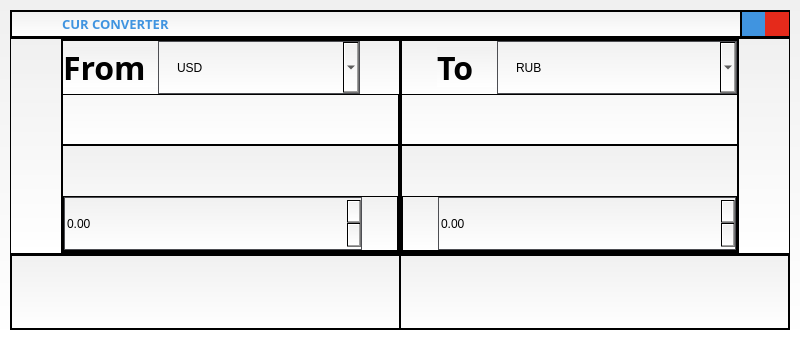
<?xml version="1.0" encoding="UTF-8"?>
<ui version="4.0">
 <class>MainWindow</class>
 <widget class="QMainWindow" name="MainWindow">
  <property name="geometry">
   <rect>
    <x>0</x>
    <y>0</y>
    <width>800</width>
    <height>340</height>
   </rect>
  </property>
  <property name="minimumSize">
   <size>
    <width>800</width>
    <height>340</height>
   </size>
  </property>
  <property name="maximumSize">
   <size>
    <width>800</width>
    <height>340</height>
   </size>
  </property>
  <property name="windowTitle">
   <string>MainWindow</string>
  </property>
  <widget class="QWidget" name="centralwidget">
   <property name="minimumSize">
    <size>
     <width>800</width>
     <height>340</height>
    </size>
   </property>
   <property name="maximumSize">
    <size>
     <width>800</width>
     <height>340</height>
    </size>
   </property>
   <property name="styleSheet">
    <string notr="true">background-color: qlineargradient(spread:pad, x1:0.511318, y1:0, x2:0.511455, y2:1, stop:0 rgba(240, 240, 240, 255), stop:1 rgba(255, 255, 255, 255));
</string>
   </property>
   <layout class="QVBoxLayout" name="drop_shadow_layout">
    <property name="spacing">
     <number>0</number>
    </property>
    <property name="leftMargin">
     <number>10</number>
    </property>
    <property name="topMargin">
     <number>10</number>
    </property>
    <property name="rightMargin">
     <number>10</number>
    </property>
    <property name="bottomMargin">
     <number>10</number>
    </property>
    <item>
     <widget class="QFrame" name="drop_shadow_frame">
      <property name="frameShape">
       <enum>QFrame::NoFrame</enum>
      </property>
      <property name="frameShadow">
       <enum>QFrame::Raised</enum>
      </property>
      <layout class="QVBoxLayout" name="verticalLayout">
       <property name="spacing">
        <number>0</number>
       </property>
       <property name="leftMargin">
        <number>0</number>
       </property>
       <property name="topMargin">
        <number>0</number>
       </property>
       <property name="rightMargin">
        <number>0</number>
       </property>
       <property name="bottomMargin">
        <number>0</number>
       </property>
       <item>
        <widget class="QFrame" name="title_bar">
         <property name="maximumSize">
          <size>
           <width>16777215</width>
           <height>28</height>
          </size>
         </property>
         <property name="styleSheet">
          <string notr="true"/>
         </property>
         <property name="frameShape">
          <enum>QFrame::StyledPanel</enum>
         </property>
         <property name="frameShadow">
          <enum>QFrame::Raised</enum>
         </property>
         <layout class="QHBoxLayout" name="horizontalLayout">
          <property name="spacing">
           <number>0</number>
          </property>
          <property name="leftMargin">
           <number>0</number>
          </property>
          <property name="topMargin">
           <number>0</number>
          </property>
          <property name="rightMargin">
           <number>0</number>
          </property>
          <property name="bottomMargin">
           <number>0</number>
          </property>
          <item>
           <widget class="QFrame" name="title_name">
            <property name="frameShape">
             <enum>QFrame::StyledPanel</enum>
            </property>
            <property name="frameShadow">
             <enum>QFrame::Raised</enum>
            </property>
            <layout class="QHBoxLayout" name="horizontalLayout_3">
             <property name="spacing">
              <number>0</number>
             </property>
             <property name="leftMargin">
              <number>50</number>
             </property>
             <property name="topMargin">
              <number>0</number>
             </property>
             <property name="rightMargin">
              <number>0</number>
             </property>
             <property name="bottomMargin">
              <number>0</number>
             </property>
             <item>
              <widget class="QLabel" name="name">
               <property name="font">
                <font>
                 <family>Circe</family>
                 <pointsize>10</pointsize>
                 <weight>50</weight>
                 <bold>false</bold>
                </font>
               </property>
               <property name="styleSheet">
                <string notr="true">color: rgb(64, 148, 224);
</string>
               </property>
               <property name="text">
                <string>&lt;b&gt;CUR CONVERTER&lt;/b&gt;</string>
               </property>
              </widget>
             </item>
            </layout>
           </widget>
          </item>
          <item>
           <widget class="QFrame" name="title_btns">
            <property name="maximumSize">
             <size>
              <width>48</width>
              <height>16777215</height>
             </size>
            </property>
            <property name="frameShape">
             <enum>QFrame::StyledPanel</enum>
            </property>
            <property name="frameShadow">
             <enum>QFrame::Raised</enum>
            </property>
            <layout class="QHBoxLayout" name="horizontalLayout_2">
             <property name="spacing">
              <number>0</number>
             </property>
             <property name="leftMargin">
              <number>0</number>
             </property>
             <property name="topMargin">
              <number>0</number>
             </property>
             <property name="rightMargin">
              <number>0</number>
             </property>
             <property name="bottomMargin">
              <number>0</number>
             </property>
             <item>
              <widget class="QPushButton" name="hidden">
               <property name="minimumSize">
                <size>
                 <width>24</width>
                 <height>24</height>
                </size>
               </property>
               <property name="maximumSize">
                <size>
                 <width>24</width>
                 <height>24</height>
                </size>
               </property>
               <property name="styleSheet">
                <string notr="true">QPushButton {
	border-radius: 0px;
	border: 0px;
	background-color: rgb(64, 148, 224);
}

QPushButton:hover {
	border-radius: 0px;
	border: 0px;
	background-color: rgb(70, 163, 244);
}</string>
               </property>
               <property name="text">
                <string/>
               </property>
               <property name="icon">
                <iconset>
                 <normaloff>img/hidden.svg</normaloff>img/hidden.svg</iconset>
               </property>
              </widget>
             </item>
             <item>
              <widget class="QPushButton" name="close">
               <property name="minimumSize">
                <size>
                 <width>24</width>
                 <height>24</height>
                </size>
               </property>
               <property name="maximumSize">
                <size>
                 <width>24</width>
                 <height>24</height>
                </size>
               </property>
               <property name="styleSheet">
                <string notr="true">QPushButton {
	border-radius: 0px;
	border: 0px;
	background-color: rgb(229, 42, 27);
}

QPushButton:hover {
	border-radius: 0px;
	border: 0px;
	background-color: rgb(245, 43, 29);
}</string>
               </property>
               <property name="text">
                <string/>
               </property>
               <property name="icon">
                <iconset>
                 <normaloff>img/close.svg</normaloff>img/close.svg</iconset>
               </property>
               <property name="iconSize">
                <size>
                 <width>14</width>
                 <height>14</height>
                </size>
               </property>
              </widget>
             </item>
            </layout>
           </widget>
          </item>
         </layout>
        </widget>
       </item>
       <item>
        <widget class="QFrame" name="content_bar">
         <property name="maximumSize">
          <size>
           <width>16777215</width>
           <height>234</height>
          </size>
         </property>
         <property name="frameShape">
          <enum>QFrame::StyledPanel</enum>
         </property>
         <property name="frameShadow">
          <enum>QFrame::Raised</enum>
         </property>
         <layout class="QHBoxLayout" name="horizontalLayout_4">
          <property name="spacing">
           <number>0</number>
          </property>
          <property name="leftMargin">
           <number>50</number>
          </property>
          <property name="topMargin">
           <number>0</number>
          </property>
          <property name="rightMargin">
           <number>50</number>
          </property>
          <property name="bottomMargin">
           <number>0</number>
          </property>
          <item>
           <widget class="QFrame" name="content_from">
            <property name="minimumSize">
             <size>
              <width>0</width>
              <height>0</height>
             </size>
            </property>
            <property name="maximumSize">
             <size>
              <width>16777215</width>
              <height>16777215</height>
             </size>
            </property>
            <property name="styleSheet">
             <string notr="true"/>
            </property>
            <property name="frameShape">
             <enum>QFrame::StyledPanel</enum>
            </property>
            <property name="frameShadow">
             <enum>QFrame::Raised</enum>
            </property>
            <layout class="QVBoxLayout" name="verticalLayout_3">
             <property name="spacing">
              <number>0</number>
             </property>
             <property name="leftMargin">
              <number>0</number>
             </property>
             <property name="topMargin">
              <number>0</number>
             </property>
             <property name="rightMargin">
              <number>0</number>
             </property>
             <property name="bottomMargin">
              <number>0</number>
             </property>
             <item>
              <widget class="QFrame" name="container">
               <property name="frameShape">
                <enum>QFrame::StyledPanel</enum>
               </property>
               <property name="frameShadow">
                <enum>QFrame::Raised</enum>
               </property>
               <widget class="QFrame" name="currency_change_from">
                <property name="geometry">
                 <rect>
                  <x>0</x>
                  <y>0</y>
                  <width>341</width>
                  <height>55</height>
                 </rect>
                </property>
                <property name="minimumSize">
                 <size>
                  <width>0</width>
                  <height>55</height>
                 </size>
                </property>
                <property name="maximumSize">
                 <size>
                  <width>16777215</width>
                  <height>55</height>
                 </size>
                </property>
                <property name="frameShape">
                 <enum>QFrame::StyledPanel</enum>
                </property>
                <property name="frameShadow">
                 <enum>QFrame::Raised</enum>
                </property>
                <layout class="QHBoxLayout" name="horizontalLayout_6">
                 <property name="spacing">
                  <number>0</number>
                 </property>
                 <property name="leftMargin">
                  <number>0</number>
                 </property>
                 <property name="topMargin">
                  <number>0</number>
                 </property>
                 <property name="rightMargin">
                  <number>56</number>
                 </property>
                 <property name="bottomMargin">
                  <number>0</number>
                 </property>
                 <item>
                  <widget class="QLabel" name="label_2">
                   <property name="minimumSize">
                    <size>
                     <width>95</width>
                     <height>40</height>
                    </size>
                   </property>
                   <property name="maximumSize">
                    <size>
                     <width>95</width>
                     <height>40</height>
                    </size>
                   </property>
                   <property name="font">
                    <font>
                     <family>Circe</family>
                     <pointsize>24</pointsize>
                     <weight>75</weight>
                     <bold>true</bold>
                    </font>
                   </property>
                   <property name="text">
                    <string>From</string>
                   </property>
                  </widget>
                 </item>
                 <item>
                  <widget class="QComboBox" name="comboBox_from">
                   <property name="minimumSize">
                    <size>
                     <width>202</width>
                     <height>0</height>
                    </size>
                   </property>
                   <property name="maximumSize">
                    <size>
                     <width>202</width>
                     <height>16777215</height>
                    </size>
                   </property>
                   <property name="styleSheet">
                    <string notr="true">QComboBox {
	border: 1px solid rgb(77, 78, 83);
    border-radius: 0px;
    padding: 15px 18px;
	height: 100%;
}

QComboBox:hover {
	border: 1px solid rgb(64, 148, 224);
}

QComboBox:on {
	border: 1px solid rgb(64, 148, 224);
}

QComboBox::drop-down {
	
}

QComboBox::down-arrow {
	image: url(./img/bottom-arrow.png);
	width: 18px;
	height: 9px;
}</string>
                   </property>
                   <item>
                    <property name="text">
                     <string>USD</string>
                    </property>
                   </item>
                   <item>
                    <property name="text">
                     <string>EUR</string>
                    </property>
                   </item>
                   <item>
                    <property name="text">
                     <string>RUB</string>
                    </property>
                   </item>
                  </widget>
                 </item>
                </layout>
               </widget>
              </widget>
             </item>
             <item>
              <widget class="QFrame" name="container_2">
               <property name="frameShape">
                <enum>QFrame::StyledPanel</enum>
               </property>
               <property name="frameShadow">
                <enum>QFrame::Raised</enum>
               </property>
               <layout class="QVBoxLayout" name="verticalLayout_6">
                <property name="spacing">
                 <number>0</number>
                </property>
                <property name="leftMargin">
                 <number>0</number>
                </property>
                <property name="topMargin">
                 <number>50</number>
                </property>
                <property name="rightMargin">
                 <number>0</number>
                </property>
                <property name="bottomMargin">
                 <number>0</number>
                </property>
                <item>
                 <widget class="QFrame" name="currency_type_from">
                  <property name="minimumSize">
                   <size>
                    <width>0</width>
                    <height>55</height>
                   </size>
                  </property>
                  <property name="maximumSize">
                   <size>
                    <width>16777215</width>
                    <height>55</height>
                   </size>
                  </property>
                  <property name="frameShape">
                   <enum>QFrame::StyledPanel</enum>
                  </property>
                  <property name="frameShadow">
                   <enum>QFrame::Raised</enum>
                  </property>
                  <layout class="QVBoxLayout" name="verticalLayout_2">
                   <property name="spacing">
                    <number>0</number>
                   </property>
                   <property name="leftMargin">
                    <number>0</number>
                   </property>
                   <property name="topMargin">
                    <number>0</number>
                   </property>
                   <property name="rightMargin">
                    <number>35</number>
                   </property>
                   <property name="bottomMargin">
                    <number>0</number>
                   </property>
                   <item>
                    <widget class="QDoubleSpinBox" name="doubleSpinBox_from">
                     <property name="styleSheet">
                      <string notr="true">QDoubleSpinBox {
	height: 100%;
	border: 1px solid rgb(77, 78, 83);
}

QDoubleSpinBox:hover {
	border: 1px solid rgb(64, 148, 224);
}
</string>
                     </property>
                    </widget>
                   </item>
                  </layout>
                 </widget>
                </item>
               </layout>
              </widget>
             </item>
            </layout>
           </widget>
          </item>
          <item>
           <widget class="QFrame" name="content_to">
            <property name="frameShape">
             <enum>QFrame::StyledPanel</enum>
            </property>
            <property name="frameShadow">
             <enum>QFrame::Raised</enum>
            </property>
            <layout class="QVBoxLayout" name="verticalLayout_4">
             <property name="spacing">
              <number>0</number>
             </property>
             <property name="leftMargin">
              <number>0</number>
             </property>
             <property name="topMargin">
              <number>0</number>
             </property>
             <property name="rightMargin">
              <number>0</number>
             </property>
             <property name="bottomMargin">
              <number>0</number>
             </property>
             <item>
              <widget class="QFrame" name="container_3">
               <property name="frameShape">
                <enum>QFrame::StyledPanel</enum>
               </property>
               <property name="frameShadow">
                <enum>QFrame::Raised</enum>
               </property>
               <widget class="QFrame" name="currency_change_to">
                <property name="geometry">
                 <rect>
                  <x>0</x>
                  <y>0</y>
                  <width>337</width>
                  <height>55</height>
                 </rect>
                </property>
                <property name="minimumSize">
                 <size>
                  <width>0</width>
                  <height>55</height>
                 </size>
                </property>
                <property name="maximumSize">
                 <size>
                  <width>16777215</width>
                  <height>55</height>
                 </size>
                </property>
                <property name="frameShape">
                 <enum>QFrame::StyledPanel</enum>
                </property>
                <property name="frameShadow">
                 <enum>QFrame::Raised</enum>
                </property>
                <layout class="QHBoxLayout" name="horizontalLayout_5">
                 <property name="spacing">
                  <number>0</number>
                 </property>
                 <property name="leftMargin">
                  <number>35</number>
                 </property>
                 <property name="topMargin">
                  <number>0</number>
                 </property>
                 <property name="rightMargin">
                  <number>0</number>
                 </property>
                 <property name="bottomMargin">
                  <number>0</number>
                 </property>
                 <item>
                  <widget class="QLabel" name="label">
                   <property name="minimumSize">
                    <size>
                     <width>60</width>
                     <height>40</height>
                    </size>
                   </property>
                   <property name="maximumSize">
                    <size>
                     <width>60</width>
                     <height>40</height>
                    </size>
                   </property>
                   <property name="font">
                    <font>
                     <family>Circe</family>
                     <pointsize>24</pointsize>
                     <weight>75</weight>
                     <bold>true</bold>
                    </font>
                   </property>
                   <property name="styleSheet">
                    <string>QComboBox {
	border: 1px solid rgb(77, 78, 83);
    border-radius: 0px;
    padding: 15px 18px;
	height: 100%;
}

QComboBox:on {
	border: 1px solid rgb(64, 148, 224);
}

QComboBox::drop-down {
	
}

QComboBox::down-arrow {
	image: url(./img/bottom-arrow.png);
	width: 18px;
	height: 9px;
}</string>
                   </property>
                   <property name="text">
                    <string>To</string>
                   </property>
                  </widget>
                 </item>
                 <item>
                  <widget class="QComboBox" name="comboBox_to">
                   <property name="minimumSize">
                    <size>
                     <width>202</width>
                     <height>0</height>
                    </size>
                   </property>
                   <property name="maximumSize">
                    <size>
                     <width>16777215</width>
                     <height>202</height>
                    </size>
                   </property>
                   <property name="styleSheet">
                    <string notr="true">QComboBox {
	border: 1px solid rgb(77, 78, 83);
    border-radius: 0px;
    padding: 15px 18px;
	height: 100%;
}

QComboBox:hover {
	border: 1px solid rgb(64, 148, 224);
}

QComboBox:on {
	border: 1px solid rgb(64, 148, 224);
}

QComboBox::drop-down {
	
}

QComboBox::down-arrow {
	image: url(./img/bottom-arrow.png);
	width: 18px;
	height: 9px;
}</string>
                   </property>
                   <item>
                    <property name="text">
                     <string>RUB</string>
                    </property>
                   </item>
                   <item>
                    <property name="text">
                     <string>USD</string>
                    </property>
                   </item>
                   <item>
                    <property name="text">
                     <string>EUR</string>
                    </property>
                   </item>
                  </widget>
                 </item>
                </layout>
               </widget>
              </widget>
             </item>
             <item>
              <widget class="QFrame" name="container_4">
               <property name="frameShape">
                <enum>QFrame::StyledPanel</enum>
               </property>
               <property name="frameShadow">
                <enum>QFrame::Raised</enum>
               </property>
               <layout class="QVBoxLayout" name="verticalLayout_7">
                <property name="spacing">
                 <number>0</number>
                </property>
                <property name="leftMargin">
                 <number>0</number>
                </property>
                <property name="topMargin">
                 <number>50</number>
                </property>
                <property name="rightMargin">
                 <number>0</number>
                </property>
                <property name="bottomMargin">
                 <number>0</number>
                </property>
                <item>
                 <widget class="QFrame" name="currency_type_to">
                  <property name="minimumSize">
                   <size>
                    <width>0</width>
                    <height>55</height>
                   </size>
                  </property>
                  <property name="maximumSize">
                   <size>
                    <width>16777215</width>
                    <height>55</height>
                   </size>
                  </property>
                  <property name="frameShape">
                   <enum>QFrame::StyledPanel</enum>
                  </property>
                  <property name="frameShadow">
                   <enum>QFrame::Raised</enum>
                  </property>
                  <layout class="QVBoxLayout" name="verticalLayout_5">
                   <property name="spacing">
                    <number>0</number>
                   </property>
                   <property name="leftMargin">
                    <number>35</number>
                   </property>
                   <property name="topMargin">
                    <number>0</number>
                   </property>
                   <property name="rightMargin">
                    <number>0</number>
                   </property>
                   <property name="bottomMargin">
                    <number>0</number>
                   </property>
                   <item>
                    <widget class="QDoubleSpinBox" name="doubleSpinBox_to">
                     <property name="styleSheet">
                      <string notr="true">QDoubleSpinBox {
	height: 100%;
	border: 1px solid rgb(77, 78, 83);
}

QDoubleSpinBox:hover {
	border: 1px solid rgb(64, 148, 224);
}
</string>
                     </property>
                    </widget>
                   </item>
                  </layout>
                 </widget>
                </item>
               </layout>
              </widget>
             </item>
            </layout>
           </widget>
          </item>
         </layout>
        </widget>
       </item>
       <item>
        <widget class="QFrame" name="status_bar">
         <property name="maximumSize">
          <size>
           <width>16777215</width>
           <height>76</height>
          </size>
         </property>
         <property name="frameShape">
          <enum>QFrame::StyledPanel</enum>
         </property>
         <property name="frameShadow">
          <enum>QFrame::Raised</enum>
         </property>
         <layout class="QHBoxLayout" name="horizontalLayout_7">
          <property name="spacing">
           <number>0</number>
          </property>
          <property name="leftMargin">
           <number>0</number>
          </property>
          <property name="topMargin">
           <number>0</number>
          </property>
          <property name="rightMargin">
           <number>0</number>
          </property>
          <property name="bottomMargin">
           <number>0</number>
          </property>
          <item>
           <widget class="QFrame" name="frame">
            <property name="frameShape">
             <enum>QFrame::StyledPanel</enum>
            </property>
            <property name="frameShadow">
             <enum>QFrame::Raised</enum>
            </property>
           </widget>
          </item>
          <item>
           <widget class="QFrame" name="frame_2">
            <property name="frameShape">
             <enum>QFrame::StyledPanel</enum>
            </property>
            <property name="frameShadow">
             <enum>QFrame::Raised</enum>
            </property>
           </widget>
          </item>
         </layout>
        </widget>
       </item>
      </layout>
     </widget>
    </item>
   </layout>
  </widget>
 </widget>
 <resources/>
 <connections/>
</ui>
